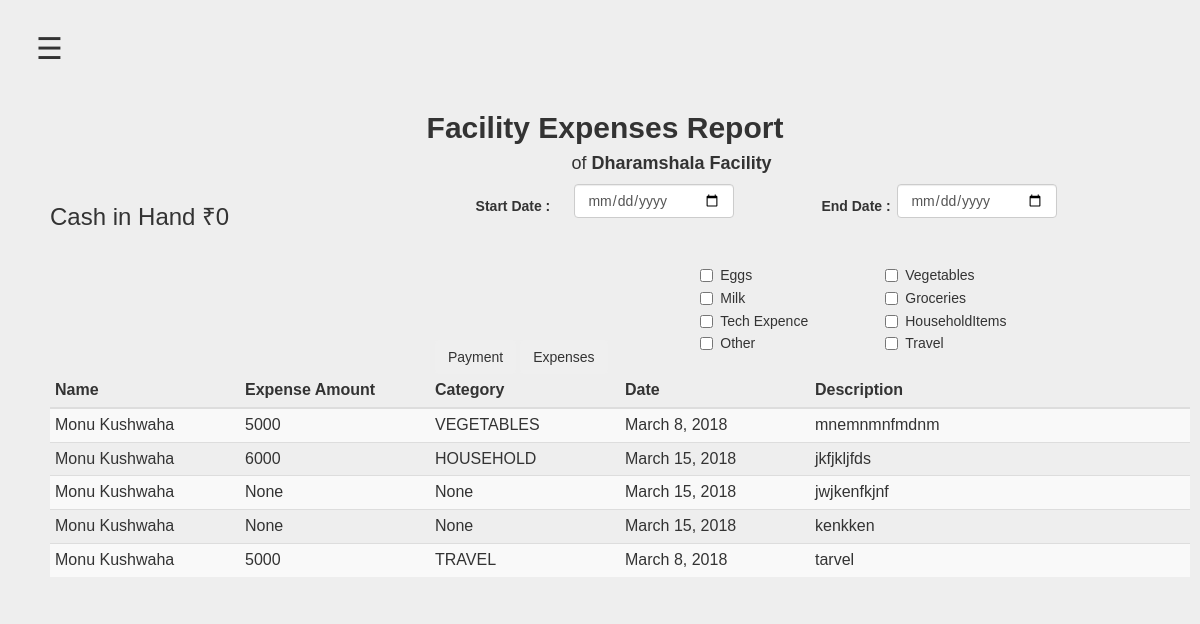
Page /facilityreport/1 (signed in) on the committed database.
### HisaabApp/models.py (models this page shows, shortened)
class Facility(models.Model):
    name = models.CharField(max_length=50)
    student_expenses_limit = models.IntegerField()
    cash_in_hand = models.IntegerField(default=0)

class CashEntry(models.Model):
    CATEGORY =(('TRAVEL','Travel Expense'),('GROCERIES','Groceries'),('VEGETABLES','Vegetables'), ('HOUSEHOLD','HouseholdItems'),('EGG','Egg'),('MILK','Milk & Bread'),('TECH EXPENCE','Tech Expenses'),('OTHER','Other'))
    created_date = models.DateField(default = timezone.now)
    fellow = models.ForeignKey(NgUser, related_name='cash_entry', related_query_name = 'cash_entry')
    facility=models.ForeignKey(Facility, blank=True, null = True)
    expense_amount = models.IntegerField(blank=True, null=True)
    payment_amount = models.IntegerField(blank=True, null=True)
    category = models.CharField(max_length=25, choices= CATEGORY, blank=True, null = True)
    is_personal_expense = models.BooleanField(default=False)
    is_facility_expense = models.BooleanField(default=False)
    is_pay_forward = models.BooleanField(default=False)
    is_payment_to_ng = models.BooleanField(default=False)
    bank_screenshot = models.ImageField(upload_to=bankScreenshot, blank=True, null=True)
    fellow_payment_screenshot = models.ImageField(upload_to=fellowScreenshot, blank=True, null=True)
    bill_image = models.ImageField(upload_to=billImage,blank=True, null = True)
    description = models.TextField(blank=True, null= True)

class NgUser(models.Model):
    ROLES = (('ADMIN','admin'),('FELLOW','fellow'))
    user_type= models.CharField(choices=ROLES,max_length=6,default='FELLOW',blank=False)
    user = models.OneToOneField(User,unique=True, related_query_name = 'nguser', on_delete=models.CASCADE)
    created_date = models.DateField(auto_now_add=True)
    upi_id = models.CharField(max_length=40, blank= True, null=True)
    facility= models.ForeignKey(Facility,blank=True, null=True, )
    def __str__(self):
        return self.user.first_name + " " + self.user.last_name
    def is_fellow(self):
        return self.user_type == 'FELLOW'

### HisaabApp/views.py (the view, shortened to what this page needs)
# urls.py: url(r'^facilityreport/(?P<pk>\d+)$', views.facilityreport, name= 'facilityreport'),
@login_required
def facilityreport(request, pk):
    facility = get_object_or_404(Facility,pk=pk)
    payment = False
    data = CashEntry.objects.all().filter(facility__id=pk)
    return render(request, 'facilityreport.html',{'facility':facility,'entries': data,'payment':payment})

### HisaabApp/templates/facilityreport.html (shortened to what this page needs)
{% extends 'base.html' %}
{% block content %}
<div class="container ">
<div class="main-container">
    <div class="col-md-12 col-sm-12">
         <center>
          <h2>
            <b>Facility Expenses Report </b>
          </h2>
          <h4 style="margin-left: 12%; margin-top:0px;">of
            <b>{{ facility.name }} Facility</b>
          </h4>
        </center>
    </div>
<div class="div-container">
    <div class="col-md-4">
      <h3>Cash in Hand ₹{{ facility.cash_in_hand }}</h3>
    </div>
    <form method="POST" action="{% url 'facilityreport' pk=facility.pk %}">
      <div class="col-md-2 start-date">
        <h5><strong>Start Date :</strong></h5>
      </div>
      <div class="col-md-2">
          <div id="start-date" class="form-group">
            <input class="form-control" id="date" name="start_date" placeholder="MM/DD/YYYY" type="date"/>
          </div>
      </div>
      <div class="col-md-2 end-date">
        <h5><strong>End Date :</strong></h5>
      </div>
      <div class="col-md-2">
          <div id="end-date" class="form-group">
            <input class="form-control" id="date" name="end_date" placeholder="MM/DD/YYYY" type="date"/>
          </div>
      </div>
    </div>
  </div>
  <div class="col-md-12">
    <div class="col-md-4 col-sm-4 "></div>
    <div class="col-md-3 col-sm-4 margin-top border">
        <button id="btnbottom" type="submit" name="payment" class="btn">Payment</button>
        <button id="btnbottom" type="submit" name="expense" class="btn">Expenses</button>
    </div>
      <div class="col-md-2 col-sm-2 Checkbox1">
        <div class="Checkbox">
            <input type="checkbox" name="categories" value="EGGS"> Eggs
        </div>
        <div class="Checkbox">
            <input type="checkbox" name="categories" value="MILK"> Milk
        </div>
        <div class="Checkbox">
            <input type="checkbox" name="categories" value="TECH EXPENCE"> Tech Expence
        </div>
        <div class="Checkbox">
            <input type="checkbox" name="categories" value="OTHER"> Other
        </div>
      </div>
      <div class="col-md-2 col-sm-2 Checkbox1">
        <div class="Checkbox">
          <input type="checkbox" name="categories" value="VEGETABLES"> Vegetables
        </div>
        <div class="Checkbox">
          <input type="checkbox" name="categories" value="GROCERIES"> Groceries
        </div>
        <div class="Checkbox">
          <input type="checkbox" name="categories" value="HOUSEHOLD"> HouseholdItems
        </div>
        <div class="Checkbox">
          <input type="checkbox" name="categories" value="TRAVEL"> Travel
        </div>
      </div>
</div>
<div class="container">
  <div class="row">
    <div class="col-xs-12 col-md-12">
      <div class="table-responsive">
        <table class="table table-condensed table-striped" id="complainttable" >
          {% if not payment %}
           <thead>
               <tr>
                   <th class="col-sm-2 col-md-2">Name</th>
                   <th class="col-sm-2 col-md-2">Expense Amount</th>
                   <th class="col-sm-2 col-md-2">Category</th>
                   <th class="col-sm-2 col-md-2">Date</th>
                   <th class="col-sm-4 col-md-4">Description</th>
               </tr>
           </thead>
           <tbody>
            {% if entries %}
               {% for entry in entries %}
                   <tr>
                       <td>{{ entry.fellow }}</td>
                       <td>{{ entry.expense_amount }}</td>
                       <td>{{ entry.category }}</td>
                       <td>{{ entry.created_date }}</td>
                       <td>{{ entry.description }}</td>
                   </tr>
               {% endfor %}
             {% else %}
                <p>No Result found buddy!</p>
             {% endif %}
           </tbody>
       {% endif %}
        </table>
      </div>
    </div>
  </div>
</div>
</div>
{% endblock %}

### HisaabApp/templates/facilityreport.html (style rules this page uses)
body { font-family: "Lato", sans-serif; transition: background-color .5s; margin-bottom: 20px; padding: 0; margin: 20px; background: #eee; font-family: sans-serif; }
.end-date { margin-right: -10% !important; margin-left: 5%; margin-top: 0.5%; }
.start-date { margin-left: 4%; margin-right: -8% !important; margin-top: 0.5%; }
.Checkbox { margin-top: 5px; margin-bottom: 5%; margin-left: 5%; }
.Checkbox1 { margin-top: 20px; }
.container { margin-top: 50px; }
.margin-top { margin-top: 9%; }

### rows in the picture
Facility: name "Dharamshala", cash_in_hand "0"
CashEntry: fellow "Monu Kushwaha", expense_amount "5000", category "VEGETABLES", created_date "March 8, 2018", description "mnemnmnfmdnm"
CashEntry: fellow "Monu Kushwaha", expense_amount "6000", category "HOUSEHOLD", created_date "March 15, 2018", description "jkfjkljfds"
CashEntry: fellow "Monu Kushwaha", expense_amount "None", category "None", created_date "March 15, 2018", description "jwjkenfkjnf"
CashEntry: fellow "Monu Kushwaha", expense_amount "None", category "None", created_date "March 15, 2018", description "kenkken"
CashEntry: fellow "Monu Kushwaha", expense_amount "5000", category "TRAVEL", created_date "March 8, 2018", description "tarvel"
